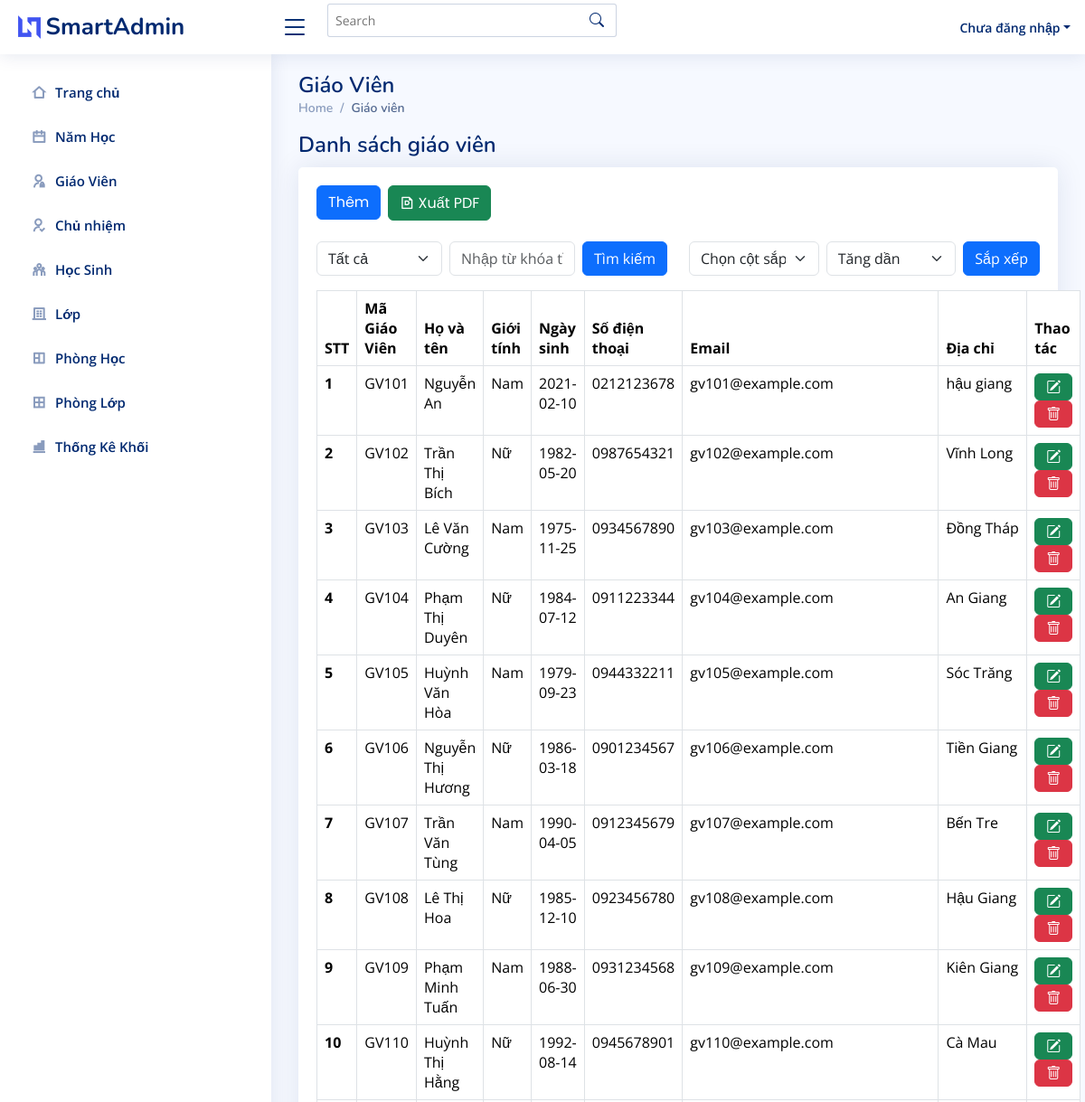
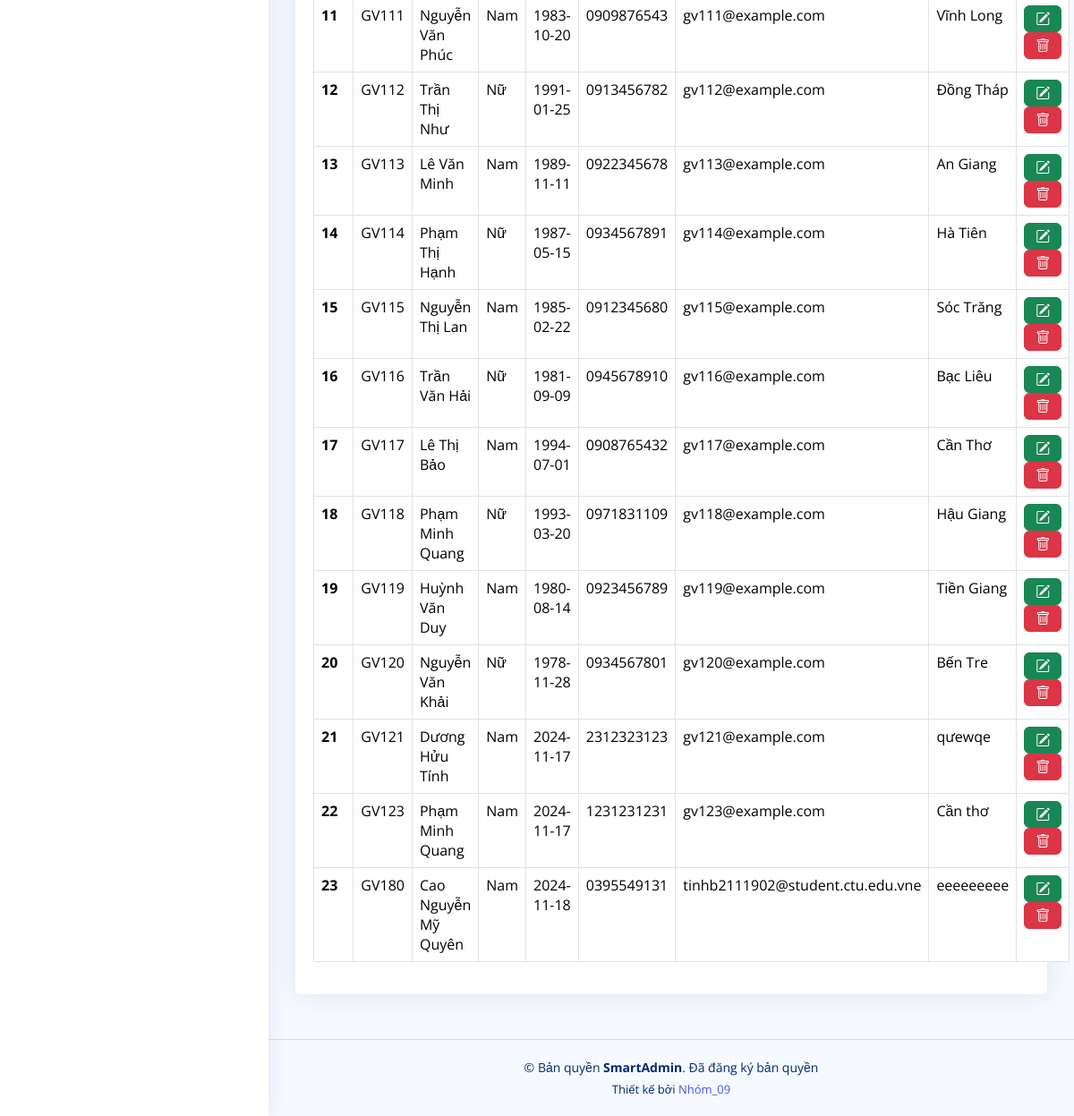
/giaovien.php, run on the app's committed database (2 pictures, top to bottom).
### tables this page shows
CREATE TABLE `giaovien` (
  `maGV` varchar(10) NOT NULL,
  `hoTen` varchar(50) DEFAULT NULL,
  `ngaySinh` date DEFAULT NULL,
  `diaChi` varchar(100) DEFAULT NULL,
  `SDT` varchar(15) DEFAULT NULL,
  `email` varchar(50) DEFAULT NULL,
  `gioiTinh` enum('Nam','Nữ','Khác') DEFAULT NULL,
  PRIMARY KEY (`maGV`)
);

### giaovien.php (the view, shortened to what this page needs)
<?php
include('partials/header.php');
include('partials/sidebar.php');
include('partials/connectDB.php');
?>
<main id="main" class="main">
  <div class="pagetitle">
    <h1>Giáo Viên</h1>
    <nav>
      <ol class="breadcrumb">
        <li class="breadcrumb-item"><a href="index.html">Home</a></li>
        <li class="breadcrumb-item active">Giáo viên</li>
      </ol>
    </nav>
  </div>
  <div class="pagetitle">
    <h1>Danh sách giáo viên</h1>
  </div>
  <section class="section">
    <div class="row">
      <div class="col-lg-12">
        <div class="card">
          <div class="card-body">
            <h5 class="card-title d-flex justify-content-between align-items-center">
              <div class="d-flex align-items-center w-100 ">
                <a href="add_giaovien.php" class="btn btn-primary me-2">Thêm</a>
                <a href="export_pdf_giaovien.php?column=<?php echo isset($_GET['column']) ? $_GET['column'] : ''; ?>&keyword=<?php echo isset($_GET['keyword']) ? $_GET['keyword'] : ''; ?>&order=<?php echo isset($_GET['order']) ? $_GET['order'] : 'asc'; ?>" class="btn btn-success me-4">
    <i class="ri-file-pdf-line"></i> Xuất PDF
</a>
              </div>
            </h5>
            <div class="row">
              <form method="GET" action="" class="d-flex align-items-center  w-50 ">
                <div class="me-2" style="flex: 1;">
                  <select name="column" class="form-select">
                    <option value="">Tất cả</option>
                  </select>
                </div>
                <div class="me-2" style="flex: 1;">
                  <input type="text" name="keyword" class="form-control" placeholder="Nhập từ khóa tìm kiếm">
                </div>
                <button type="submit" class="btn btn-primary">Tìm kiếm</button>
              </form>
              <form method="GET" action="" class="d-flex align-items-center  w-50">
                <div class="me-2" style="flex: 1;">
                  <select name="column" class="form-select">
                    <option value="">Chọn cột sắp xếp</option>
                  </select>
                </div>
                <div class="me-2" style="flex: 1;">
                  <select name="order" class="form-select">
                    <option value="asc">Tăng dần</option>
                  </select>
                </div>
                <button type="submit" class="btn btn-primary">Sắp xếp</button>
              </form>
            </div>
            <table class="table table-bordered">
              <thead>
                <tr>
                  <th scope="col">STT</th>
                  <th scope="col">Mã Giáo Viên</th>
                  <th scope="col">Họ và tên</th>
                  <th scope="col">Giới tính</th>
                  <th scope="col">Ngày sinh</th>
                  <th scope="col">Số điện thoại</th>
                  <th scope="col">Email</th>
                  <th scope="col">Địa chỉ</th>
                  <th scope="col">Thao tác</th>
                </tr>
              </thead>
              <tbody>
                <?php
                $sql = "SELECT * FROM giaovien";
                if (isset($_GET['keyword']) && $_GET['keyword'] != "") {
                  $column = $_GET['column'];
                  $keyword = $_GET['keyword'];
                  $searchTerm = "%" . $keyword . "%";
                  if ($column) {
                    $sql .= " WHERE $column LIKE ?";
                    $stmt = $conn->prepare($sql);
                    $stmt->bind_param("s", $searchTerm);
                  } else {
                    $sql .= " WHERE maGV LIKE ? OR hoTen LIKE ? OR gioiTinh LIKE ? OR ngaySinh LIKE ? OR SDT LIKE ? OR email LIKE ? OR diaChi LIKE ?";
                    $stmt = $conn->prepare($sql);
                    $stmt->bind_param("sssssss", $searchTerm, $searchTerm, $searchTerm, $searchTerm, $searchTerm, $searchTerm, $searchTerm);
                  }
                } else {
                  $stmt = $conn->prepare($sql);
                }
                $stmt->execute();
                $result = $stmt->get_result();
                if ($result->num_rows > 0) {
                  $stt = 1;
                  while ($row = $result->fetch_assoc()) {
                    echo "<tr>
                      <th scope='row'>{$stt}</th>
                      <td>{$row['maGV']}</td>
                      <td>{$row['hoTen']}</td>
                      <td>{$row['gioiTinh']}</td>
                      <td>{$row['ngaySinh']}</td>
                      <td>{$row['SDT']}</td>
                      <td>{$row['email']}</td>
                      <td>{$row['diaChi']}</td>
                      <td>
                        <a href='edit_giaovien.php?maGV=" . $row['maGV'] . "' class='btn btn-success'><i class='bi bi-pencil-square'></i></a>
                        <a href='giaovien.php?delete=true&maGV=" . $row['maGV'] . "' class='btn btn-danger' onclick='return confirm(\"Bạn có chắc chắn muốn xóa?\")'><i class='bi bi-trash'></i></a>
                      </td>
                    </tr>";
                    $stt++;
                  }
                } else {
                  echo "<tr><td colspan='9' class='text-center'>Không có dữ liệu nào</td></tr>";
                }
                ?>
              </tbody>
            </table>
          </div>
        </div>
      </div>
    </div>
  </section>
</main>
<?php
include('partials/footer.php');

### assets/css/style.css (style rules this page uses)
a { color: #4154f1; text-decoration: none; }
h1, h2, h3, h4, h5, h6 { font-family: "Nunito", sans-serif; }
#main { margin-top: 60px; padding: 20px 30px; transition: all 0.3s; }
.pagetitle { margin-bottom: 10px; }
.pagetitle h1 { font-size: 24px; margin-bottom: 0; font-weight: 600; color: #012970; }
.card { margin-bottom: 30px; border: none; border-radius: 5px; box-shadow: 0px 0 30px rgba(1, 41, 112, 0.1); }
.card-title { padding: 20px 0 15px 0; font-size: 18px; font-weight: 500; color: #012970; font-family: "Poppins", sans-serif; }
.card-body { padding: 0 20px 20px 20px; }
.breadcrumb { font-size: 14px; font-family: "Nunito", sans-serif; color: #899bbd; font-weight: 600; }
.breadcrumb a { color: #899bbd; transition: 0.3s; }
.breadcrumb .breadcrumb-item::before { color: #899bbd; }
.breadcrumb .active { color: #51678f; font-weight: 600; }
@media (min-width: 1200px) { #main, #footer { margin-left: 300px; } }

### data on the page
giaovien: maGV "GV101", hoTen "Nguyễn An", gioiTinh "Nam", ngaySinh "2021-02-10", SDT "0212123678", email "gv101@example.com", diaChi "hậu giang"
giaovien: maGV "GV102", hoTen "Trần Thị Bích", gioiTinh "Nữ", ngaySinh "1982-05-20", SDT "0987654321", email "gv102@example.com", diaChi "Vĩnh Long"
giaovien: maGV "GV103", hoTen "Lê Văn Cường", gioiTinh "Nam", ngaySinh "1975-11-25", SDT "0934567890", email "gv103@example.com", diaChi "Đồng Tháp"
giaovien: maGV "GV104", hoTen "Phạm Thị Duyên", gioiTinh "Nữ", ngaySinh "1984-07-12", SDT "0911223344", email "gv104@example.com", diaChi "An Giang"
giaovien: maGV "GV105", hoTen "Huỳnh Văn Hòa", gioiTinh "Nam", ngaySinh "1979-09-23", SDT "0944332211", email "gv105@example.com", diaChi "Sóc Trăng"
giaovien: maGV "GV106", hoTen "Nguyễn Thị Hương", gioiTinh "Nữ", ngaySinh "1986-03-18", SDT "0901234567", email "gv106@example.com", diaChi "Tiền Giang"
giaovien: maGV "GV107", hoTen "Trần Văn Tùng", gioiTinh "Nam", ngaySinh "1990-04-05", SDT "0912345679", email "gv107@example.com", diaChi "Bến Tre"
giaovien: maGV "GV108", hoTen "Lê Thị Hoa", gioiTinh "Nữ", ngaySinh "1985-12-10", SDT "0923456780", email "gv108@example.com", diaChi "Hậu Giang"
giaovien: maGV "GV109", hoTen "Phạm Minh Tuấn", gioiTinh "Nam", ngaySinh "1988-06-30", SDT "0931234568", email "gv109@example.com", diaChi "Kiên Giang"
giaovien: maGV "GV110", hoTen "Huỳnh Thị Hằng", gioiTinh "Nữ", ngaySinh "1992-08-14", SDT "0945678901", email "gv110@example.com", diaChi "Cà Mau"
giaovien: maGV "GV111", hoTen "Nguyễn Văn Phúc", gioiTinh "Nam", ngaySinh "1983-10-20", SDT "0909876543", email "gv111@example.com", diaChi "Vĩnh Long"
giaovien: maGV "GV112", hoTen "Trần Thị Như", gioiTinh "Nữ", ngaySinh "1991-01-25", SDT "0913456782", email "gv112@example.com", diaChi "Đồng Tháp"
giaovien: maGV "GV113", hoTen "Lê Văn Minh", gioiTinh "Nam", ngaySinh "1989-11-11", SDT "0922345678", email "gv113@example.com", diaChi "An Giang"
giaovien: maGV "GV114", hoTen "Phạm Thị Hạnh", gioiTinh "Nữ", ngaySinh "1987-05-15", SDT "0934567891", email "gv114@example.com", diaChi "Hà Tiên"
giaovien: maGV "GV115", hoTen "Nguyễn Thị Lan", gioiTinh "Nam", ngaySinh "1985-02-22", SDT "0912345680", email "gv115@example.com", diaChi "Sóc Trăng"
giaovien: maGV "GV116", hoTen "Trần Văn Hải", gioiTinh "Nữ", ngaySinh "1981-09-09", SDT "0945678910", email "gv116@example.com", diaChi "Bạc Liêu"
giaovien: maGV "GV117", hoTen "Lê Thị Bảo", gioiTinh "Nam", ngaySinh "1994-07-01", SDT "0908765432", email "gv117@example.com", diaChi "Cần Thơ"
giaovien: maGV "GV118", hoTen "Phạm Minh Quang", gioiTinh "Nữ", ngaySinh "1993-03-20", SDT "0971831109", email "gv118@example.com", diaChi "Hậu Giang"
giaovien: maGV "GV119", hoTen "Huỳnh Văn Duy", gioiTinh "Nam", ngaySinh "1980-08-14", SDT "0923456789", email "gv119@example.com", diaChi "Tiền Giang"
giaovien: maGV "GV120", hoTen "Nguyễn Văn Khải", gioiTinh "Nữ", ngaySinh "1978-11-28", SDT "0934567801", email "gv120@example.com", diaChi "Bến Tre"
giaovien: maGV "GV121", hoTen "Dương Hửu Tính", gioiTinh "Nam", ngaySinh "2024-11-17", SDT "2312323123", email "gv121@example.com", diaChi "qưewqe"
giaovien: maGV "GV123", hoTen "Phạm Minh Quang", gioiTinh "Nam", ngaySinh "2024-11-17", SDT "1231231231", email "gv123@example.com", diaChi "Cần thơ"
giaovien: maGV "GV180", hoTen "Cao Nguyễn Mỹ Quyên", gioiTinh "Nam", ngaySinh "2024-11-18", SDT "0395549131", email "tinhb2111902@student.ctu.edu.vne", diaChi "eeeeeeeee"
